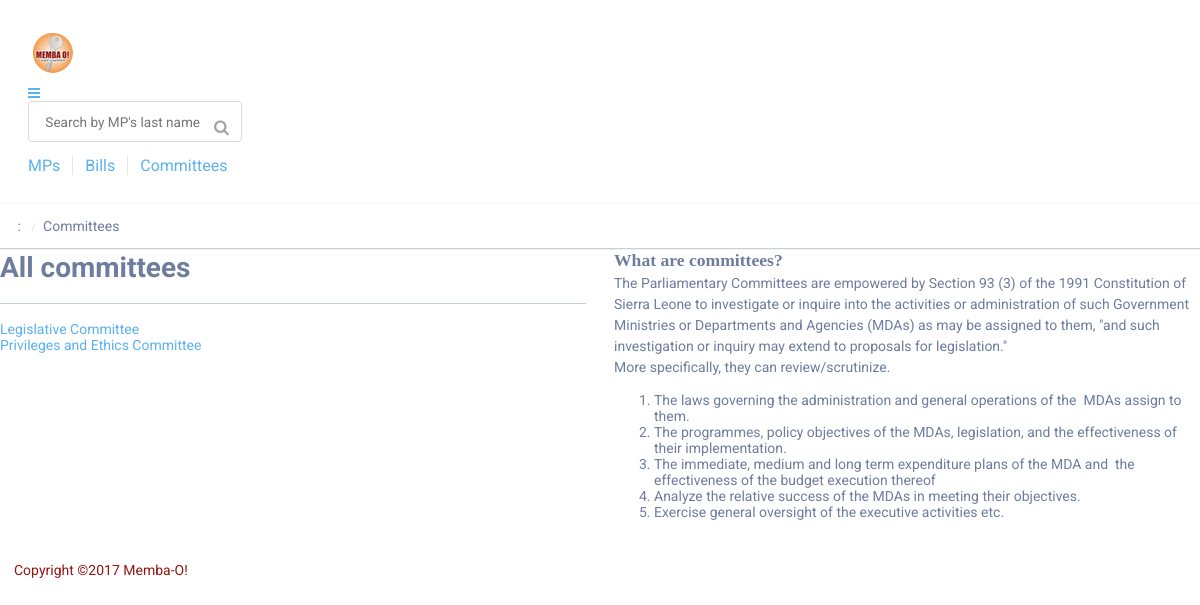
The app's page /committees.php with its own data.
### tables this page shows
CREATE TABLE `settings` (
  `site_name` varchar(100) NOT NULL,
  `company` varchar(100) NOT NULL,
  `site_url` varchar(150) NOT NULL,
  `site_dir` varchar(60) DEFAULT NULL,
  `site_email` varchar(50) NOT NULL,
  `seo` tinyint(1) NOT NULL DEFAULT '0',
  `perpage` tinyint(4) NOT NULL DEFAULT '10',
  `backup` varchar(25) NOT NULL,
  `thumb_w` varchar(3) NOT NULL,
  `thumb_h` varchar(3) NOT NULL,
  `img_w` varchar(5) NOT NULL,
  `img_h` varchar(5) NOT NULL,
  `show_home` tinyint(1) NOT NULL DEFAULT '1',
  `show_slider` tinyint(1) NOT NULL DEFAULT '1',
  `file_dir` varchar(200) DEFAULT NULL,
  `short_date` varchar(50) NOT NULL,
  `long_date` varchar(50) NOT NULL,
  `time_format` varchar(20) DEFAULT NULL,
  `dtz` varchar(120) DEFAULT NULL,
  `locale` varchar(120) DEFAULT NULL,
  `featured` tinyint(2) NOT NULL DEFAULT '10',
  `popular` tinyint(2) NOT NULL DEFAULT '6',
  `hlayout` tinyint(4) NOT NULL DEFAULT '0',
  `homelist` tinyint(1) NOT NULL DEFAULT '4',
  `free_allowed` tinyint(1) NOT NULL DEFAULT '0',
  `logo` varchar(100) DEFAULT NULL,
  `theme` varchar(30) DEFAULT NULL,
  `psize` varchar(10) DEFAULT NULL,
  `bills_description` text,
  `committees_description` text,
  `meetings_description` text,
  `lang` varchar(10) DEFAULT NULL,
  `currency` varchar(8) DEFAULT NULL,
  `cur_symbol` varchar(6) DEFAULT NULL,
  `reg_verify` tinyint(1) NOT NULL DEFAULT '1',
  `auto_verify` tinyint(1) NOT NULL DEFAULT '1',
  `reg_allowed` tinyint(1) NOT NULL DEFAULT '1',
  `user_limit` int(6) NOT NULL DEFAULT '0',
  `notify_admin` tinyint(1) NOT NULL DEFAULT '0',
  `offline` tinyint(1) NOT NULL DEFAULT '0',
  `offline_msg` text,
  `offline_d` date DEFAULT NULL,
  `offline_t` time DEFAULT NULL,
  `metakeys` text,
  `metadesc` text,
  `analytics` text,
  `mailer` enum('PHP','SMTP','SMAIL') DEFAULT NULL,
  `smtp_host` varchar(150) DEFAULT NULL,
  `smtp_user` varchar(50) DEFAULT NULL,
  `smtp_pass` varchar(50) DEFAULT NULL,
  `smtp_port` smallint(3) DEFAULT NULL,
  `is_ssl` tinyint(1) NOT NULL DEFAULT '0',
  `sendmail` varchar(100) DEFAULT NULL,
  `version` varchar(10) NOT NULL
);

CREATE TABLE `committees` (
  `id` int(11) NOT NULL AUTO_INCREMENT,
  `name` varchar(150) NOT NULL,
  `slug` varchar(150) NOT NULL,
  `description` text,
  `committees_type` int(6) NOT NULL DEFAULT '0',
  `created` datetime NOT NULL,
  `metakeys` text,
  `metadesc` text,
  PRIMARY KEY (`id`)
);

### committees.php (called while the page is built, shortened)
<?php
  require_once("init.php");
  if (isset($_GET['committeename'])):
    $committeerow = $committee->renderCommittee();
    $committeemembersrow = $committee->getCommitteeMembers($committeerow->id);
    $committeemeetingsrow = $committee->getCommitteeMeetingsList($committeerow->id);
    if(!$committeerow):
      redirect_to(SITEURL . '/404.php');
    endif;
  else:
    $allcommittees = $committee->getCommitteesList();
  endif;
?>
<?php require_once (THEMEDIR . "/committees.tpl.php");?>

### lib/class_minify.php (called while the page is built, shortened)
<?php
  class Minify
  {
      public static function cache($source)
      {
          $target = THEME . '/cache/';
          $temp = $target . self::prefix . 'main' . self::suffix;
          return basename($temp);
      }
      protected static function last_change($files)
      {
          foreach ($files as $key => $file) {
              $files[$key] = filemtime(THEME . '/' . $file);
          }
          sort($files);
          $files = array_reverse($files);
          return $files[key($files)];
      }
      protected static function write_cache($files, $target)
      {
          $content = "";
          foreach ($files as $file) {
              $content .= file_get_contents(THEME . '/' . $file);
          }
          $content = preg_replace('!/\*[^*]*\*+([^/][^*]*\*+)*/!', '', $content);
          $content = str_replace(array(
              "\r\n",
              "\r",
              "\n",
              "\t",
              '  ',
              '    ',
              '    '), '', $content);
          $content = str_replace(array(
              ': ',
              ' {',
              ';}'), array(
              ':',
              '{',
              '}'), $content);
          return file_put_contents($target, $content);
      }
  }
?>

### lib/class_registry.php (called while the page is built, shortened)
<?php
  abstract class Registry
  {
      static $objects = array();
      public static function get($name)
      {
          return isset(self::$objects[$name]) ? self::$objects[$name] : null;
      }
      public static function set($name, $object)
      {
          self::$objects[$name] = $object;
      }
  }
?>

### init.php (called while the page is built, shortened)
<?php
  require_once(BASEPATH . "lib/class_db.php");
  require_once(BASEPATH . "lib/class_registry.php");
  require_once(BASEPATH . "lib/functions.php");
  require_once(BASEPATH . "lib/class_core.php");
  Registry::set('Core',new Core());
  $core = Registry::get("Core");
  require_once(BASEPATH . "lib/class_content.php");
  $content = Registry::get("Content");
  require_once(BASEPATH . "lib/class_committees.php");
  $committee = Registry::get("Committees");
  require_once (BASEPATH . "lib/class_minify.php");
?>

### lib/class_core.php (called while the page is built, shortened)
<?php
  class Core
  {
      function __construct()
      {
          $this->getSettings();
          $this->year = (get('year')) ? get('year') : strftime('%Y');
          $this->month = (get('month')) ? get('month') : strftime('%m');
          $this->day = (get('day')) ? get('day') : strftime('%d');
          return mktime(0, 0, 0, $this->month, $this->day, $this->year);
      }
      private function getSettings()
      {
          $sql = "SELECT * FROM " . self::sTable;
          $row = Registry::get("Database")->first($sql);
          $this->site_name = $row->site_name;
		  $this->company = $row->company;
		  $this->seo = $row->seo;
		  $this->logo = $row->logo;
		  $this->committees_description = $row->committees_description;
      }
  }
?>

### lib/class_db.php (called while the page is built, shortened)
<?php
  class Database
  {
      private $server = "";
      private $user = "";
      private $pass = "";
      protected $link_id = 0;
      protected $query_id = 0;
      function __construct($server, $user, $pass, $database)
      {
          $this->server = $server;
          $this->user = $user;
          $this->pass = $pass;
      }
      public function connect()
      {
          $this->link_id = $this->connect_db($this->server, $this->user, $this->pass);
		  mysqli_set_charset($this->link_id, "utf8");
      }
      private function connect_db($server, $user, $pass)
      {
          return mysqli_connect($server, $user, $pass);
      }
      public function query($sql)
      {
          if (trim($sql != "")) {
              $this->query_id = mysqli_query($this->link_id, $sql);
          }
          return $this->query_id;
      }
      public function first($string, $type = false)
      {
          $query_id = $this->query($string);
          $record = $this->fetch($query_id, $type);
          return $record;
      }
      public function fetch($query_id, $type = false)
      {
          if ($query_id)
              $this->query_id = $query_id;
          if (isset($this->query_id)) {
              $record = ($type) ? mysqli_fetch_array($this->query_id) : mysqli_fetch_object($this->query_id);
          } else
              $this->error("Invalid query_id: <b>" . $this->query_id . "</b>. Records could not be fetched.");
          return $record;
      }
      public function fetch_all($sql, $type = false)
      {
          $query_id = $this->query($sql);
          $record = array();
          while ($row = $this->fetch($query_id, $type)) :
              $record[] = $row;
          endwhile;
          return $record;
      }
      private function free($query_id)
      {
          if ($query_id)
              $this->query_id = $query_id;
          return mysqli_free_result($this->query_id);
      }
  }
?>

### lib/class_content.php (called while the page is built, shortened)
<?php
  class Content
  {
	  private static $db;
      function __construct()
      {
		  self::$db = Registry::get("Database");
      }
	  public function getMenu()
	  {
		  $sql = "SELECT m.*, p.id, p.home_page,p.slug"
		  . "\n FROM menus as m"
		  . "\n LEFT JOIN pages AS p ON p.id = m.page_id"
		  . "\n WHERE m.active = '1'"
		  . "\n ORDER BY m.position";
		  $row = self::$db->fetch_all($sql);
		  return ($row) ? $row : 0;
	  }
  }
?>

### lib/class_committees.php (called while the page is built, shortened)
<?php
class Committees
	{
	  	private static $db;
    	public function __construct()
      		{
        		self::$db = Registry::get("Database");
      		}
	  	public function getCommitteesList()
	  		{
		  		$row = self::$db->fetch_all("SELECT id, name, slug FROM " . self::cTable . " ORDER BY name");
          		return $row ? $row : 0;
	  		}
  	}
?>

### lib/functions.php (called while the page is built, shortened)
<?php
  function cleanOut($text) {
	 $text =  strtr($text, array('\r\n' => "", '\r' => "", '\n' => ""));
	 $text = html_entity_decode($text, ENT_QUOTES, 'UTF-8');
	 return stripslashes($text);
  }
?>

### themes/camembao/committees.tpl.php (the view, shortened to what this page needs)
<?php include("header.tpl.php");?>
<div class="corporato-grid crumbs">
  <div class="crumbs">
      <div class="corporato breadcrumb">
          : <a href="<?php echo SITEURL;?>/" class="section"><?php echo Lang::$word->CRB_HOME;?></a>
          <div class="divider"></div>
          <?php include_once("crumbs.php");?>
      </div>
    </div>
</div>
<div class="page-container">
<?php if (isset($allcommittees)):?>
<div class="corporato-grid grey">
  <div class="columns horizontal-gutters">
    <div class="screen-50 tablet-50 phone-100 white">
      <div class="clearfix">
        <h2>All committees</h2>
      </div>
      <div class="corporato divider"></div>
      <div id="item-content" class="relative">
      <?php if($allcommittees):?>
        <div id="listview">
        <?php foreach($allcommittees as $lrow):?>
          <?php $url = ($core->seo) ? SITEURL . '/committees/' . $lrow->slug . '/' : SITEURL . '/item.php?committeename=' . $lrow->slug;?>
          <section data-id="<?php echo $lrow->id;?>">
            <div class="inner">
              <a href="<?php echo $url;?>"><div class="title"><?php echo $lrow->name;?></div></a>
            </div>
          </section>
        <?php endforeach;?>
        </div>
      <?php endif;?>
      </div>
    </div>
    <div class="screen-50 tablet-50 phone-100">
      <div class="padded-30">
        <h4>What are committees?</h4>
        <p><?php echo cleanOut($core->committees_description);?></p>
      </div>
    </div>
  </div>
</div>
<?php endif;?>
</div>
<?php include("footer.tpl.php");?>

### themes/camembao/header.tpl.php (shortened to what this page needs)
<?php
   $menu = $content->getMenu();
?>
<!doctype html>
<head>
<link href="<?php echo THEMEURL . '/cache/' . Minify::cache(array('css/base.css','css/button.css','css/image.css','css/icon.css','css/breadcrumb.css','css/popup.css','css/form.css','css/input.css','css/table.css','css/label.css','css/segment.css','css/message.css','css/divider.css','css/dropdown.css','css/list.css','css/header.css','css/menu.css','css/datepicker.css','css/progress.css','css/utility.css','css/comments.css','css/editor.css','css/style.css'),'css');?>" rel="stylesheet" type="text/css" />
</head>
<body>
<header>
	<div class="corporato-grid">
    	<div id="middlemenu">
      		<div class="corporato tabular segment">
            <div class="corporato cell logoset">
          			<div class="logo"><a href="<?php echo SITEURL; ?>/"><?php echo ($core->logo) ? '<img src="'.UPLOADURL . $core->logo.'" alt="'.$core->company.'" />': $core->company;?></a></div>
        		</div>
            <div class="menu-trigger"><a><i class="icon reorder"></i></a></div>
        		<div class="corporato cell">
        			<div id="searchbar" class="clearfix">
            			<div id="livesearch" class="corporato icon input">
              				<input id="searchfield" placeholder="Search by MP's last name, Bill or Committee" type="text">
              				<i class="search link icon"></i>
            			</div>
          			</div>
        		</div>
            <div class="corporato cell right">
            <nav>
              <?php if($menu):?>
                <div class="corporato horizontal divided list menux">
                  <a href="<?php echo SITEURL ?>/leaders" class="item menu">MPs</a>
                  <a href="<?php echo SITEURL ?>/bills" class="item menu">Bills</a>
                  <a href="<?php echo SITEURL ?>/committees" class="item menu">Committees</a>
                </div>
              <?php endif;?>
            </nav>
            </div>
      		</div>
    	</div>
  	</div>
</header>

### themes/camembao/footer.tpl.php (shortened to what this page needs)
<footer>
<div class="wojo-grid">
   Copyright &copy;<?php echo date('Y').' '.$core->site_name;?></div>
</footer>
	</body>
</html>

### records on screen
settings: logo (picture), committees_description "The Parliamentary Committees are empowered by Section 93 (3) of the 1991 Constitution of Sierra Leone to investigate or inquire into the activities or administration of such Government Ministries or Departments and Agencies (MDAs) as may be assigned to them, \"and such investigation or inquiry may extend to proposals for legislation.\" More specifically, they can review/scrutinize. The laws governing the administration and general operations of the MDAs assign to them. The programmes, policy objectives of the MDAs, legislation, and the effectiveness of their implementation. The immediate, medium and long term expenditure plans of the MDA and the effectiveness of the budget execution thereof…", site_name "Memba-O!"
committees: name "Legislative Committee"
committees: name "Privileges and Ethics Committee"

### other values on screen
$html "Committees"
